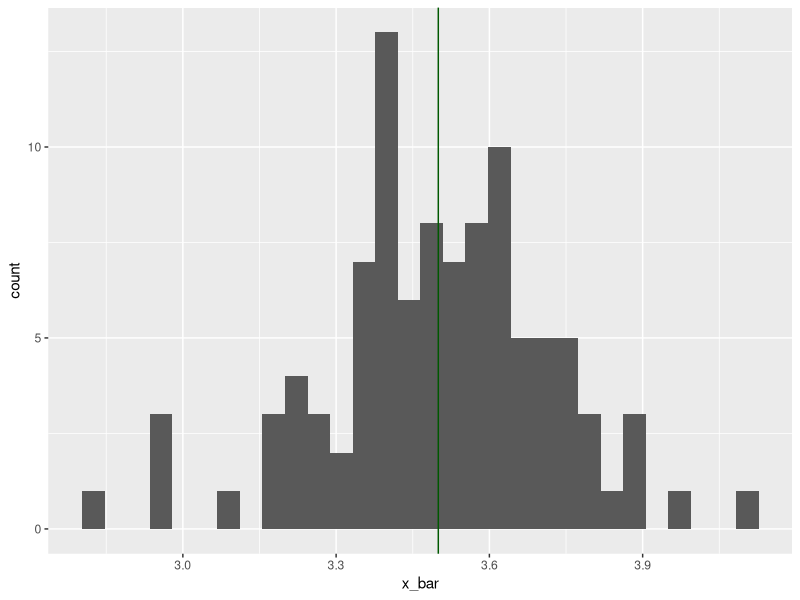
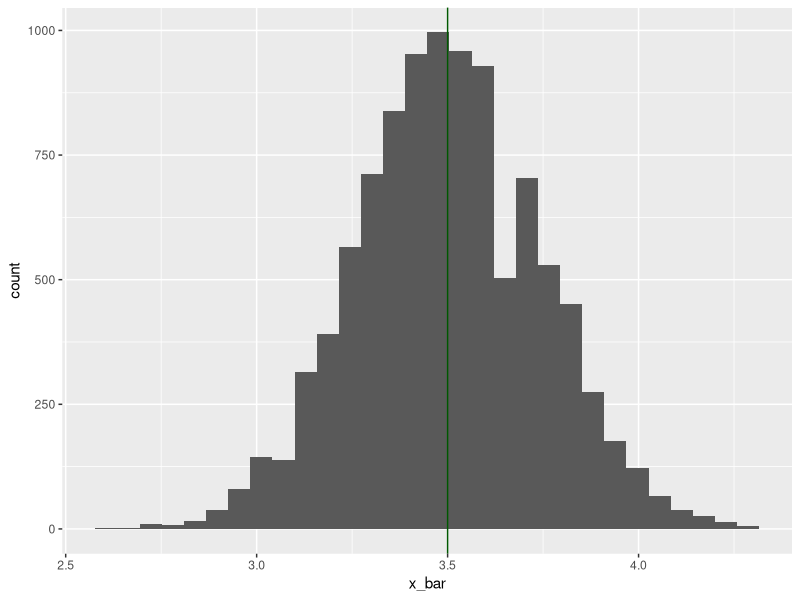

The R script that drew these images, in order:

# load packages
library(tidyverse)

# create a "population" to sample from
pop <- c(1, 2, 3, 4, 5, 6)

# population mean; what we're trying to estimate
mean(pop)

# ----
# one sample
# ----

# take one sample
n <- 50  # size of each sample
x <- sample(pop, size = n, replace = TRUE)

# alternatively, you can draw from a distribution
# x <- rexp(n = n, rate = 0.1)

# sample mean; estimate of population mean
mean(x)

# run this code several times. you'll notice that the sample
# mean is different from, but close to the population mean. 
# but how close?

# ----
# five samples
# ----

# take five samples; print sample mean for each
for (i in 1:5) {
  # take a sample
  x <- sample(pop, size = n, replace = TRUE)
  # print the sample mean; estimate of population mean
  print(mean(x))
}

# ----
# 100 samples
# ----

# take 100 samples; store each
x_bar <- numeric(100)  # a container to store each sample mean
for (i in 1:100) {
  # take a sample
  x <- sample(pop, size = n, replace = TRUE)
  # print the sample mean; estimate of population mean
  x_bar[i] <- mean(x)
}

# plot x_bars 
gg_data <- data.frame(x_bar)
ggplot(gg_data, aes(x = x_bar)) + 
  geom_histogram() + 
  geom_vline(xintercept = mean(pop), 
             color = scales::muted("green"))

# summarize x_bars
mean(x_bar)  # we know it's unbiased
sd(x_bar)    # 100 samples; okay approximation to actual SE
sqrt(mean((pop- mean(pop))^2))/sqrt(n) # actual SE

# ----
# 10,000 samples
# ----

# take 10,000 samples; store each
x_bar <- numeric(10000)  # a container to store each sample mean
pb <- progress::progress_bar$new(total = length(x_bar))  # initialize progress bar
for (i in 1:length(x_bar)) {
  # take a sample
  x <- sample(pop, size = n, replace = TRUE)
  # store estimate of population mean
  x_bar[i] <- mean(x)
  # update progress bar
  pb$tick()
}

# plot x_bars 
gg_data <- data.frame(x_bar)
ggplot(gg_data, aes(x = x_bar)) + 
  geom_histogram() + 
  geom_vline(xintercept = mean(pop), 
             color = scales::muted("green"))

# summarize x_bars
mean(x_bar)  # we know it's unbiased
sd(x_bar)    # 10,000 samples; very good approximation to actual SE
sqrt(mean((pop- mean(pop))^2))/sqrt(n) # actual SE




